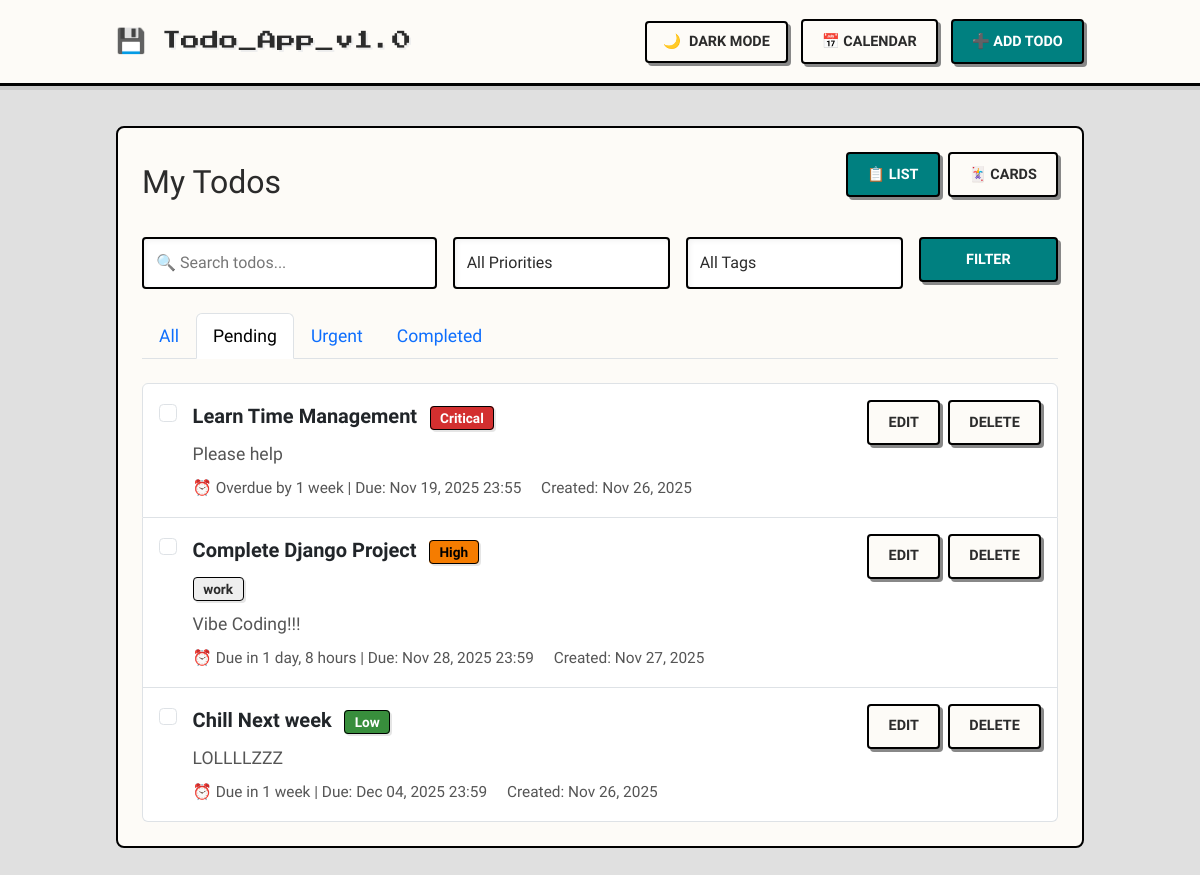
Screenshot of /?filter=pending&view=list with the database file from the repository.
### todo/models.py (models this page shows, shortened)
class Todo(models.Model):
    PRIORITY_CHOICES = [
        ('low', 'Low'),
        ('medium', 'Medium'),
        ('high', 'High'),
        ('critical', 'Critical'),
    ]
    title = models.CharField(max_length=200)
    description = models.TextField(blank=True)
    due_date = models.DateTimeField(null=True, blank=True)
    is_resolved = models.BooleanField(default=False)
    created_at = models.DateTimeField(auto_now_add=True)
    priority = models.CharField(max_length=10, choices=PRIORITY_CHOICES, default='medium')
    tags = models.CharField(max_length=200, blank=True, help_text="Comma-separated tags (e.g., work, personal, urgent)")
    def get_tags_list(self):
        if self.tags:
            return [tag.strip() for tag in self.tags.split(',') if tag.strip()]
        return []

### todo/views.py (the view, shortened to what this page needs)
# urls.py: path('', TodoListView.as_view(), name='todo-list'),
class TodoListView(ListView):
    model = Todo
    template_name = 'todo/todo_list.html'
    context_object_name = 'todos'
    def get_queryset(self):
        queryset = super().get_queryset()
        filter_type = self.request.GET.get('filter', 'all')
        search_query = self.request.GET.get('search', '')
        priority_filter = self.request.GET.get('priority', '')
        tag_filter = self.request.GET.get('tag', '')
        if search_query:
            queryset = queryset.filter(title__icontains=search_query)
        if priority_filter:
            queryset = queryset.filter(priority=priority_filter)
        if tag_filter:
            queryset = queryset.filter(tags__icontains=tag_filter)
        if filter_type == 'pending':
            queryset = queryset.filter(is_resolved=False)
        elif filter_type == 'completed':
            queryset = queryset.filter(is_resolved=True)
        queryset = queryset.annotate(
            priority_order=Case(
                When(priority='critical', then=Value(1)),
                When(priority='high', then=Value(2)),
                When(priority='medium', then=Value(3)),
                When(priority='low', then=Value(4)),
                default=Value(5),
                output_field=IntegerField(),
            )
        ).order_by('is_resolved', 'priority_order', 'due_date')
        return queryset
    def get_context_data(self, **kwargs):
        context = super().get_context_data(**kwargs)
        context['current_filter'] = self.request.GET.get('filter', 'all')
        context['current_view'] = self.request.GET.get('view', 'list')
        context['search_query'] = self.request.GET.get('search', '')
        context['priority_filter'] = self.request.GET.get('priority', '')
        context['tag_filter'] = self.request.GET.get('tag', '')
        all_tags = set()
        for todo in Todo.objects.all():
            all_tags.update(todo.get_tags_list())
        context['all_tags'] = sorted(all_tags)
        return context

### todo/templates/todo/todo_list.html (shortened to what this page needs)
{% extends 'todo/base.html' %}
{% block header_actions %}
<a href="{% url 'todo-calendar' %}" class="btn btn-sm btn-outline-primary">📅 Calendar</a>
<a href="{% url 'todo-create' %}" class="btn btn-sm btn-primary">➕ Add Todo</a>
{% endblock %}
{% block content %}
<div class="content-card">
    <div class="d-flex justify-content-between align-items-center mb-4">
        <h2 class="mb-0">My Todos</h2>
        <div class="view-toggle">
            <a href="?view=list&filter={{ current_filter }}"
                class="btn btn-sm {% if current_view == 'list' %}btn-primary{% else %}btn-outline-primary{% endif %}">
                📋 List
            </a>
            <a href="?view=card&filter={{ current_filter }}"
                class="btn btn-sm {% if current_view == 'card' %}btn-primary{% else %}btn-outline-primary{% endif %}">
                🃏 Cards
            </a>
        </div>
    </div>
    <form method="get" class="mb-4">
        <div class="row g-3">
            <div class="col-md-4">
                <input type="text" name="search" class="form-control" placeholder="🔍 Search todos..."
                    value="{{ search_query }}">
            </div>
            <div class="col-md-3">
                <select name="priority" class="form-select">
                    <option value="">All Priorities</option>
                </select>
            </div>
            <div class="col-md-3">
                <select name="tag" class="form-select">
                    <option value="">All Tags</option>
                </select>
            </div>
            <div class="col-md-2">
                <button type="submit" class="btn btn-primary w-100">Filter</button>
            </div>
        </div>
    </form>
    <ul class="nav nav-tabs mb-4">
        <li class="nav-item">
            <a class="nav-link {% if current_filter == 'all' %}active{% endif %}"
                href="?filter=all&view={{ current_view }}">All</a>
        </li>
        <li class="nav-item">
            <a class="nav-link {% if current_filter == 'pending' %}active{% endif %}"
                href="?filter=pending&view={{ current_view }}">Pending</a>
        </li>
        <li class="nav-item">
            <a class="nav-link {% if current_filter == 'urgent' %}active{% endif %}"
                href="?filter=urgent&view={{ current_view }}">Urgent</a>
        </li>
        <li class="nav-item">
            <a class="nav-link {% if current_filter == 'completed' %}active{% endif %}"
                href="?filter=completed&view={{ current_view }}">Completed</a>
        </li>
    </ul>
    {% if current_view == 'card' %}
    <div class="card-grid">
        {% for todo in todos %}
        <div class="card todo-card">
            <div class="card-body">
                <div class="d-flex justify-content-between align-items-start mb-3">
                    <h5 class="card-title mb-0 {% if todo.is_resolved %}todo-resolved{% endif %}">
                        {{ todo.title }}
                    </h5>
                    <form method="post" action="{% url 'todo-toggle' todo.pk %}">
                        {% csrf_token %}
                        <input type="checkbox" class="form-check-input" {% if todo.is_resolved %}checked{% endif %}
                            onchange="this.form.submit()">
                    </form>
                </div>
                <div class="mb-2">
                    <span class="priority-badge priority-{{ todo.priority }}">
                        {{ todo.get_priority_display }}
                    </span>
                </div>
                {% if todo.get_tags_list %}
                <div class="mb-2">
                    {% for tag in todo.get_tags_list %}
                    <span class="tag-badge">{{ tag }}</span>
                    {% endfor %}
                </div>
                {% endif %}
                {% if todo.description %}
                <p class="card-text text-muted small mb-3">
                    {{ todo.description|truncatechars:100 }}
                </p>
                {% endif %}
                <div class="small text-muted mb-2">
                    {% if todo.due_date %}
                        {% now "U" as current_timestamp %}
                        {% if todo.due_date|date:"U" < current_timestamp %}
                            ⏰ Overdue by {{ todo.due_date|timesince }}
                        {% else %}
                            ⏰ Due in {{ todo.due_date|timeuntil }}
                        {% endif %}
                    {% else %}
                        📅 No due date
                    {% endif %}
                </div>
                <div class="d-flex justify-content-end gap-2 mt-3">
                    <a href="{% url 'todo-update' todo.pk %}" class="btn btn-sm btn-outline-primary">Edit</a>
                    <a href="{% url 'todo-delete' todo.pk %}" class="btn btn-sm btn-outline-danger">Delete</a>
                </div>
            </div>
        </div>
        {% empty %}
        <div class="text-center text-muted py-5">
            {% if current_filter == 'pending' %}
            No pending todos. Great job! 🎉
            {% elif current_filter == 'completed' %}
            No completed todos yet.
            {% elif current_filter == 'urgent' %}
            No urgent todos. You're all caught up! 👍
            {% else %}
            No todos yet. Click "Add Todo" to get started!
            {% endif %}
        </div>
        {% endfor %}
    </div>
    {% else %}
    <ul class="list-group">
        {% for todo in todos %}
        <li class="list-group-item todo-item">
            <div class="d-flex justify-content-between align-items-start">
                <div class="d-flex align-items-start flex-grow-1 gap-3">
                    <form method="post" action="{% url 'todo-toggle' todo.pk %}">
                        <input type="checkbox" class="form-check-input mt-1" {% if todo.is_resolved %}checked{% endif %} onchange="this.form.submit()">
                    </form>
                    <div class="flex-grow-1 {% if todo.is_resolved %}todo-resolved{% endif %}">
                        <div class="mb-2">
                            <strong class="fs-5">{{ todo.title }}</strong>
                            <span class="priority-badge priority-{{ todo.priority }} ms-2">
                                {{ todo.get_priority_display }}
                            </span>
                        </div>
                        {% if todo.get_tags_list %}
                        <div class="mb-2">
                            {% for tag in todo.get_tags_list %}
                            <span class="tag-badge">{{ tag }}</span>
                            {% endfor %}
                        </div>
                        {% endif %}
                        {% if todo.description %}
                        <div class="text-muted mb-2">{{ todo.description|truncatechars:150 }}</div>
                        {% endif %}
                        <div class="small text-muted">
                            {% if todo.due_date %}
                                {% now "U" as current_timestamp %}
                                {% if todo.due_date|date:"U" < current_timestamp %}
                                    ⏰ Overdue by {{ todo.due_date|timesince }} | Due: {{ todo.due_date|date:"M d, Y H:i" }}
                                {% else %}
                                    ⏰ Due in {{ todo.due_date|timeuntil }} | Due: {{ todo.due_date|date:"M d, Y H:i" }}
                                {% endif %}
                            {% else %}
                                📅 No due date
                            {% endif %}
                            <span class="ms-3">Created: {{ todo.created_at|date:"M d, Y" }}</span>
                        </div>
                    </div>
                </div>
                <div class="d-flex gap-2">
                    <a href="{% url 'todo-update' todo.pk %}" class="btn btn-sm btn-outline-primary">Edit</a>
                    <a href="{% url 'todo-delete' todo.pk %}" class="btn btn-sm btn-outline-danger">Delete</a>
                </div>
            </div>
        </li>
        {% endfor %}
    </ul>
    {% endif %}
</div>
{% endblock %}

### todo/templates/todo/base.html (style rules this page uses)
:root[data-theme="light"] { --bg-body: #e0e0e0; --bg-primary: #fdfbf7; --bg-secondary: #ffffff; --bg-tertiary: #eeeeee; --text-primary: #2b2b2b; --text-secondary: #555555; --border-light: #ffffff; --border-dark: #888888; --border-black: #000000; --accent-primary: #008080; --accent-hover: #006666; --priority-critical: #d32f2f; --priority-high: #f57c00; --priority-medium: #fbc02d; --priority-low: #388e3c; }
* { box-sizing: border-box; }
body { font-family: 'Courier Prime', 'Courier New', monospace; font-size: 1.1rem; line-height: 1.6; background-color: var(--bg-body); color: var(--text-primary); min-height: 100vh; padding-bottom: 2rem; transition: background-color 0.3s ease; }
.btn { border-radius: 4px; border: 2px solid var(--border-black); background: var(--bg-primary); color: var(--text-primary); font-family: 'Courier Prime', monospace; font-weight: 700; font-size: 0.9rem; padding: 0.6rem 1.2rem; text-transform: uppercase; box-shadow: 3px 3px 0 var(--border-dark); transition: all 0.1s ease; position: relative; top: 0; left: 0; }
.btn-primary { background: var(--accent-primary); color: #ffffff; border-color: var(--border-black); }
.card, .content-card, .calendar-container, .modal-content { background: var(--bg-primary); border: 2px solid var(--border-black); border-radius: 6px; box-shadow: 5px 5px 0 var(--border-dark); color: var(--text-primary); margin-bottom: 1.5rem; }
.form-control, .form-select { border: 2px solid var(--border-black); border-radius: 4px; background: var(--bg-secondary); color: var(--text-primary); font-family: 'Courier Prime', monospace; padding: 0.75rem; box-shadow: inset 2px 2px 5px rgba(0,0,0,0.05); }
.form-control::placeholder { color: var(--text-secondary); opacity: 0.8; }
.priority-badge, .tag-badge { border: 1px solid var(--border-black); border-radius: 4px; font-size: 0.85rem; font-weight: 700; padding: 0.2rem 0.6rem; box-shadow: 2px 2px 0 rgba(0,0,0,0.1); }
.priority-critical { background: var(--priority-critical); color: #fff; }
.priority-high { background: var(--priority-high); color: #000; }
.priority-low { background: var(--priority-low); color: #fff; }
.tag-badge { background: var(--bg-tertiary); color: var(--text-primary); }
a { text-decoration: none; color: inherit; }
.text-muted { color: var(--text-secondary) !important; }

### todo/templates/todo/todo_list.html (style rules this page uses)
.content-card { background: var(--bg-primary); border-radius: 8px; padding: 1.5rem; margin-bottom: 1.5rem; box-shadow: 0 2px 8px var(--shadow); }
.view-toggle { display: flex; gap: 0.5rem; margin-bottom: 1rem; }
.todo-item { transition: all 0.2s ease; padding: 1rem; }

### rows the page displays
Todo: title "Learn Time Management", priority "Critical", description "Please help", due_date "1 week", due_date "Nov 19, 2025 23:55", created_at "Nov 26, 2025"
Todo: title "Complete Django Project", priority "High", get_tags_list "work", description "Vibe Coding!!!", due_date "1 day, 8 hours", due_date "Nov 28, 2025 23:59", created_at "Nov 27, 2025"
Todo: title "Chill Next week", priority "Low", description "LOLLLLZZZ", due_date "1 week", due_date "Dec 04, 2025 23:59", created_at "Nov 26, 2025"
